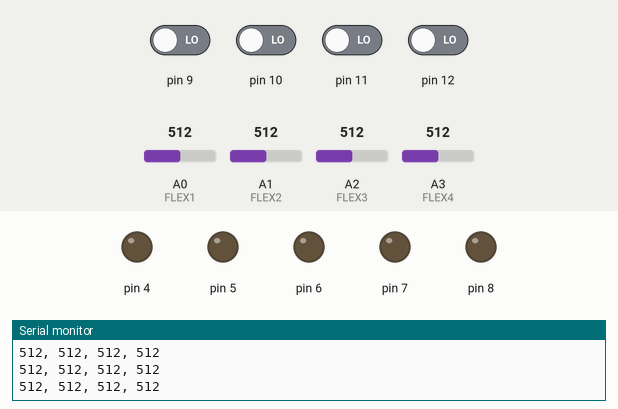
This sketch was run on a simulated Arduino Uno, built with avr-gcc and run on an emulated ATmega328P. Parts: output pins drawn as LEDs (lit = HIGH), the last lines printed to the serial monitor. The test bench sets the inputs (shaded band); at power-on: pin 9–12 LOW, A0 (FLEX1) = 512, A1 (FLEX2) = 512, A2 (FLEX3) = 512, A3 (FLEX4) = 512.

Above: at 1.2 s.
1.3 s: pin 9 driven HIGH
At 2.7 s:
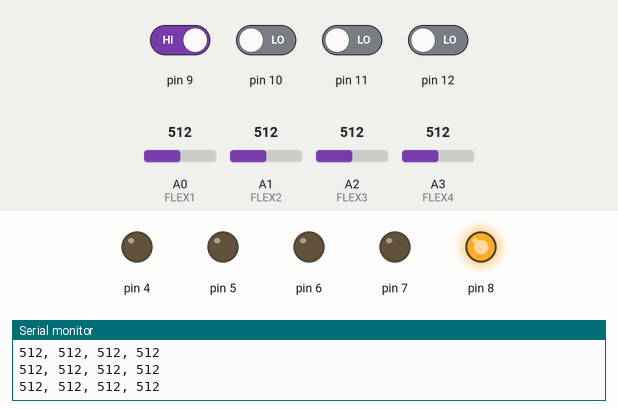
3.0 s: pin 10 driven HIGH
At 4.1 s:
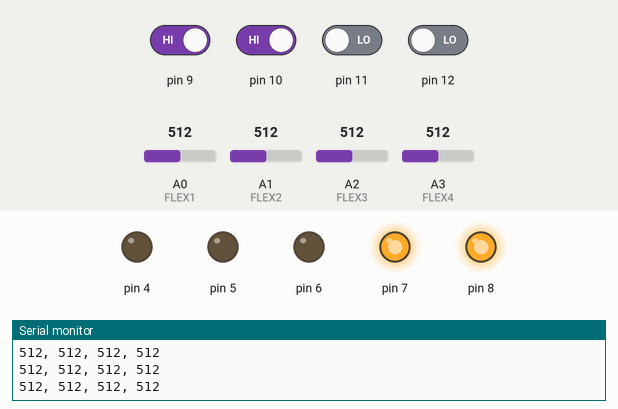
4.5 s: pin 11 driven HIGH
At 5.5 s:
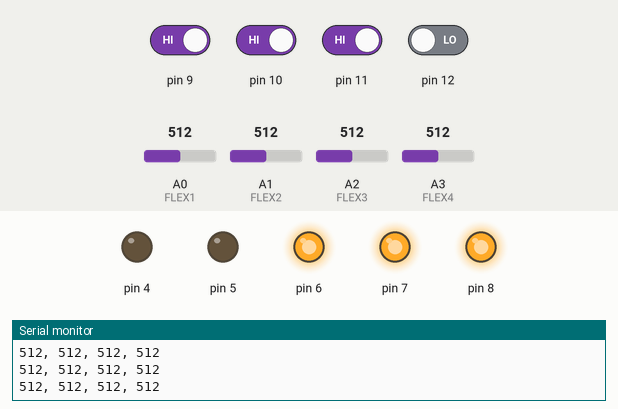
6.0 s: pin 12 driven HIGH
At 6.8 s:
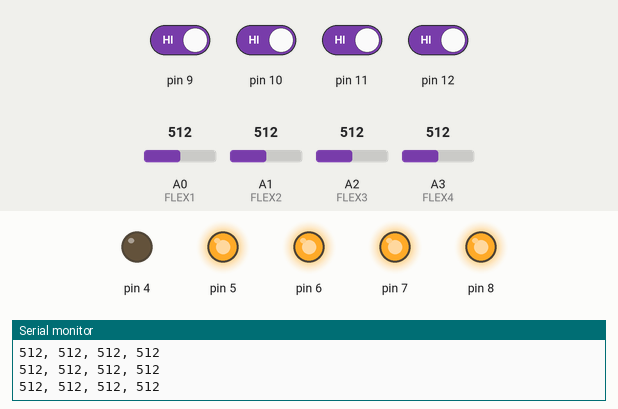
7.5 s: pin 9 driven LOW
At 8.2 s:
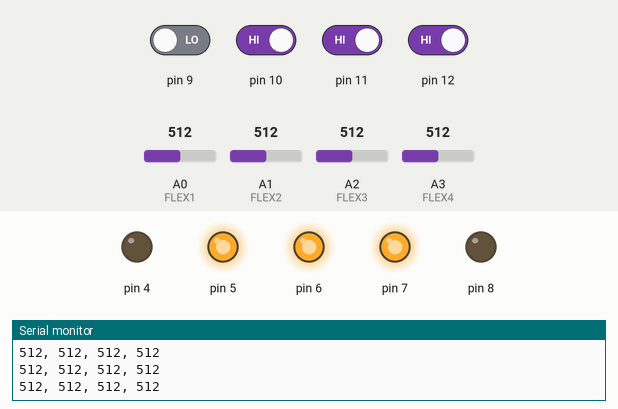
9.0 s: pin 10 driven LOW
At 9.6 s:
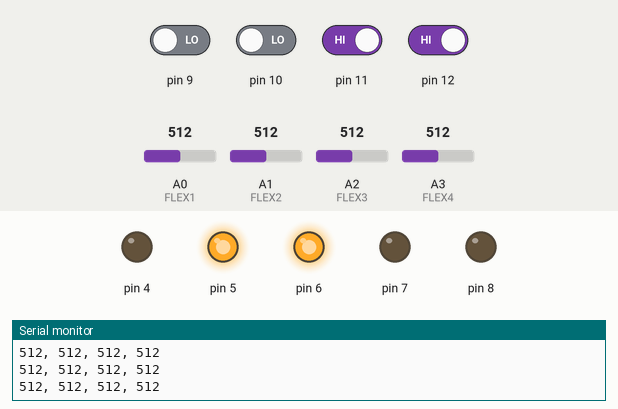
Timing chart, 0 to 11.5 s (numbered marks = the images above; inputs shaded):
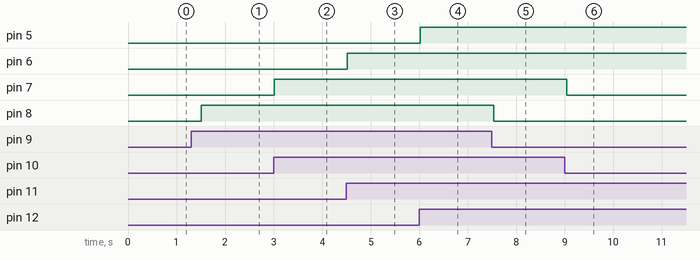

The sketch:

Test_Script.ino
```cpp
// Libraries for Bloothtooth Module
#include <SoftwareSerial.h>

// Libraries for Accelerometer
#include <Adafruit_MPU6050.h>
#include <Adafruit_Sensor.h>
#include <Wire.h>

// Bluetooth Initialization and Constants
SoftwareSerial BTserial(2, 3); // RX | TX

// Accelerometer Initialization and Constants
Adafruit_MPU6050 mpu;

// Flex sensor pins
const int FLEX1 = A0;     // Thumb
const int FLEX2 = A1;     // Index
const int FLEX3 = A2;     // Middle
const int FLEX4 = A3;     // Ring

void setup() {
  Serial.begin(9600);
  Serial.println("Arduino Started");

  // output LEDs
  pinMode(3, OUTPUT);
  pinMode(4, OUTPUT);
  pinMode(5, OUTPUT);
  pinMode(6, OUTPUT);
  pinMode(7, OUTPUT);
  pinMode(8, OUTPUT);

  // input tactile buttons
  pinMode(9, INPUT);
  pinMode(10, INPUT);
  pinMode(11, INPUT);
  pinMode(12, INPUT);

    /*
   *  Bluetooth Setup
   */
  BTserial.begin(9600);

  /*
   * Accelerometer Setup
   */
  if (!mpu.begin())
  {
    Serial.println("Failed to find MPU6050 chip");
    while (1)
    {
      delay(10);
    }
  }
  mpu.setAccelerometerRange(MPU6050_RANGE_8_G);
  mpu.setGyroRange(MPU6050_RANGE_500_DEG);
  mpu.setFilterBandwidth(MPU6050_BAND_21_HZ);

}

void loop() {
  // put your main code here, to run repeatedly:

  // for(int i = 0; i < 5; i++)
  // {
  //   if(i == 2)
  //   {
  //     digitalWrite(3, HIGH);
  //     delay(1000);
  //     digitalWrite(3, LOW);
  //   }
  //   else
  //   {
  //     digitalWrite(i + 4, HIGH);
  //     delay(1000);
  //     digitalWrite(i + 4, LOW);
  //   }
  // }

  // /* Get new sensor events with the readings */
  // sensors_event_t a, g, temp;
  // mpu.getEvent(&a, &g, &temp);

  // //Serial.println("Accel: " + String(a.acceleration.x) + " " + String(a.acceleration.y) + " " + String(a.acceleration.z));
  // Serial.println("Gyro: " + String(g.gyro.x) + " " + String(g.gyro.y) + " " + String(g.gyro.z));
  // delay(100);

  if(digitalRead(9) == HIGH)
  {
    digitalWrite(8, HIGH);
  }
  else
  {
    digitalWrite(8, LOW);
  }
  if(digitalRead(10) == HIGH)
  {
    digitalWrite(7, HIGH);
  }
  else
  {
    digitalWrite(7, LOW);
  }
  if(digitalRead(11) == HIGH)
  {
    digitalWrite(6, HIGH);
  }
  else
  {
    digitalWrite(6, LOW);
  }
  if(digitalRead(12) == HIGH)
  {
    digitalWrite(5, HIGH);
  }
  else
  {
    digitalWrite(5, LOW);
  }

  Serial.print(String(analogRead(FLEX1)) + ", ");
  Serial.print(String(analogRead(FLEX2)) + ", ");
  Serial.print(String(analogRead(FLEX3)) + ", ");
  Serial.println(String(analogRead(FLEX4)));
  delay(250);


}
```

Measured:
- after the input at 1.3 s, pin 8: LOW → HIGH after 0.21 s
- after the input at 3.0 s, pin 7: LOW → HIGH at once
- after the input at 4.5 s, pin 6: LOW → HIGH at once
- after the input at 6.0 s, pin 5: LOW → HIGH at once
- after the input at 7.5 s, pin 8: HIGH → LOW at once
- after the input at 9.0 s, pin 7: HIGH → LOW at once
